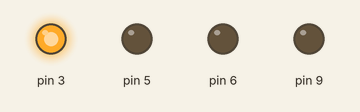
Bench run of a sketch on a simulated Arduino Uno, built with avr-gcc and run on an emulated ATmega328P. Shown: output pins drawn as LEDs (lit = HIGH).

Above: at 6.3 s.
At 9.95 s:
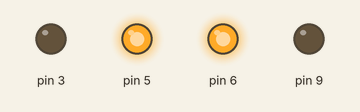
At 14.3 s:
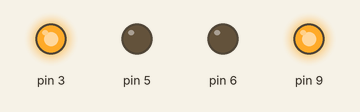
At 22.61 s:
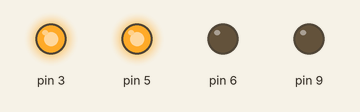
At 30.61 s:
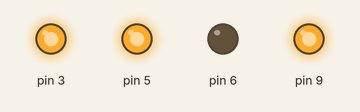
At 38.96 s:
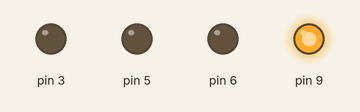
Timing chart, 0 to 40.0 s (numbered marks = the images above):
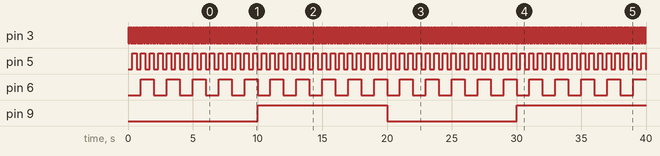

Measured:
- by itself, pin 3: alternates HIGH for 0.05 s and LOW for 0.05 s
- by itself, pin 5: alternates HIGH for 0.33 s and LOW for 0.33 s
- by itself, pin 6: alternates HIGH for 1.0 s and LOW for 1.0 s
- by itself, pin 9: LOW → HIGH at 10.0 s, → LOW 10.0 s later, → HIGH 10.0 s later

The sketch:

BlinkWithoutDelay.ino
```cpp
int ledState1 = LOW;
int ledState2 = LOW;
int ledState3 = LOW;
int ledState4 = LOW;

unsigned long previousMillis1 = 0;
unsigned long previousMillis2 = 0;
unsigned long previousMillis3 = 0;
unsigned long previousMillis4 = 0;

const long interval = 1000;

void setup() {
  pinMode(3, OUTPUT);
  pinMode(5, OUTPUT);
  pinMode(6, OUTPUT);
  pinMode(9, OUTPUT);
}

void loop() {

  unsigned long currentMillis =   millis();

  if (currentMillis - previousMillis1 >= 50) {
    previousMillis1 = currentMillis;
    if (ledState1 == LOW) {
      ledState1 = HIGH;
    } else {
      ledState1 = LOW;
    }
    digitalWrite(3, ledState1);
  }


  if (currentMillis - previousMillis2 >= 333) {
    previousMillis2 = currentMillis;
    if (ledState2 == LOW) {
      ledState2 = HIGH;
    } else {
      ledState2 = LOW;
    }
    digitalWrite(5, ledState2);
  }

  if (currentMillis - previousMillis3 >= 1000) {
    previousMillis3 = currentMillis;
    if (ledState3 == LOW) {
      ledState3 = HIGH;
    } else {
      ledState3 = LOW;
    }
    digitalWrite(6, ledState3);
  }

  if (currentMillis - previousMillis4 >= 10000) {
    previousMillis4 = currentMillis;
    if (ledState4 == LOW) {
      ledState4 = HIGH;
    } else {
      ledState4 = LOW;
    }
    digitalWrite(9, ledState4);
  }
}
```
